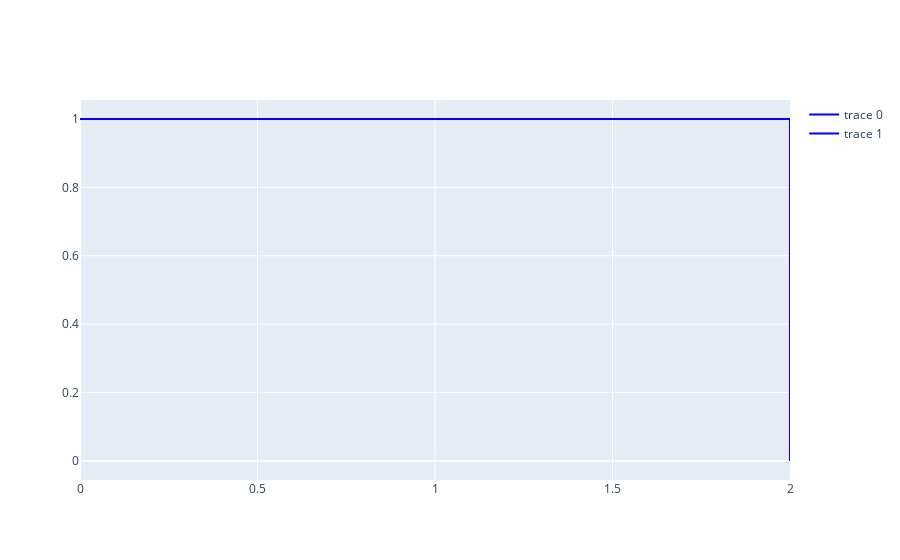

Here is the notebook cell this chart was saved with:
### Code cell
fig = go.Figure()

# Define the coordinates for the right and top lines
x_values = [0, 3]
y_values_right = [0, 0]
y_values_top = [0, 2]

# Plot the right line
fig.add_trace(go.Scatter(x=[0, 2], y=[1, 1], mode='lines', line=dict(color='blue', width=2)))

# Plot the top line
fig.add_trace(go.Scatter(x=[2, 2], y=[0, 1], mode='lines', line=dict(color='blue', width=2)))

fig.show()

### Figure 1 — Plotly figure (JSON) as saved in the notebook; plotly's stock layout.template omitted (floating-point values rounded to 4 significant figures)
{"data": [{"line": {"color": "blue", "width": 2}, "mode": "lines", "type": "scatter", "x": [0, 2], "y": [1, 1]}, {"line": {"color": "blue", "width": 2}, "mode": "lines", "type": "scatter", "x": [2, 2], "y": [0, 1]}], "layout": {}}
